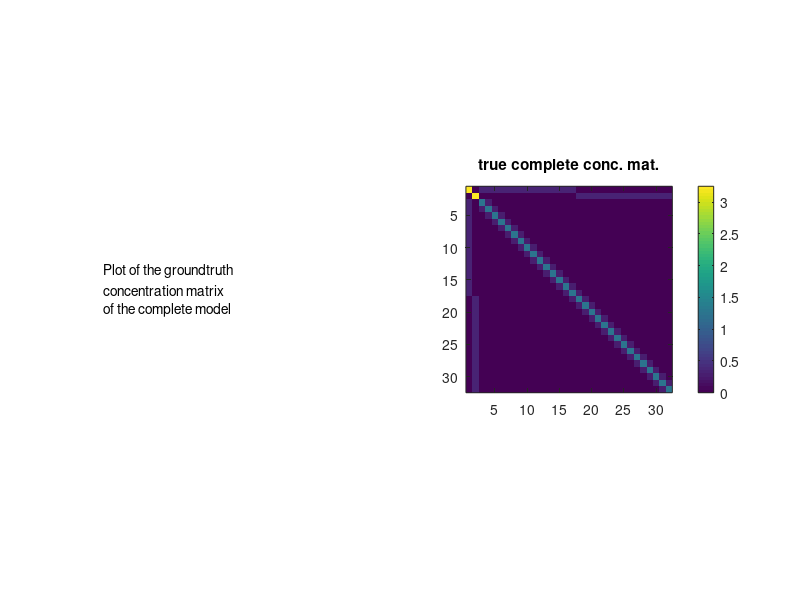
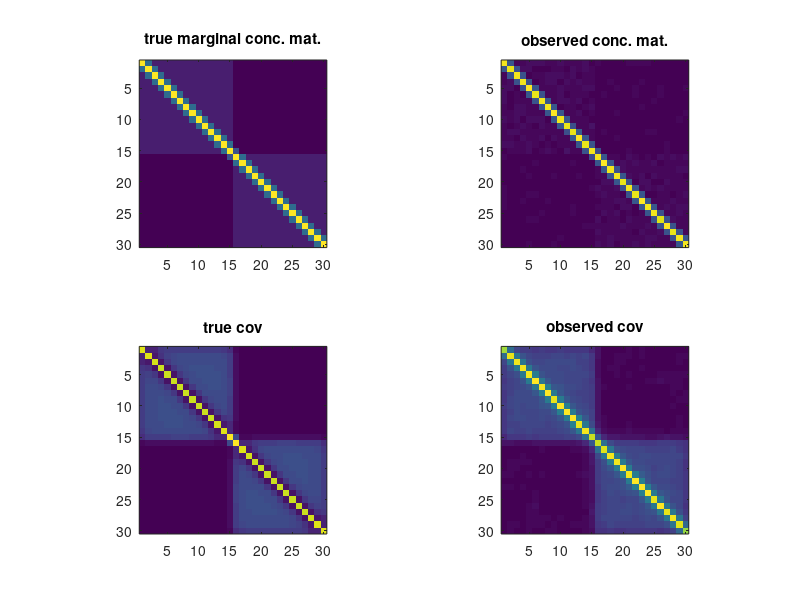

Here is the MATLAB script that generated these plots, in order:
% Toy example
% with three blocks of size resp 20,10,5

clear all; clc; close all;
%% settings

n=10000; % number of samples

ks=[15 15];


pl=length(ks); % number of latent variables
po=sum(ks);% number of observed variables

pt=po+pl;
sigma2l=.5;
sigma2lo=.8;
scale=1./sqrt(ks);
% scale=ones(1,pl);

% slo=.2; % level of sparsity on latent-observed block of conceptration mat
% soo=.2; % level of sparsity on latent-observed block of conceptration mat
%Doo=eye(po)/sigma2lo;
dd=diag(ones(1,po-1),1);
Doo=eye(po)/sigma2lo-.3*(dd+dd');
Dol=zeros(po,pl);
for i=1:pl
    if i>1
        i1=sum(ks(1:(i-1)))+1;
    else
        i1=1;
    end
    i2=i1+ks(i)-1;
    Dol(i1:i2,i)=-ones(ks(i),1)*scale(i)/sigma2lo;
end
Dll=zeros(pl);
for i=1:pl
Dll(i,i)=1/sigma2l+ks(i)*scale(i)^2/sigma2lo;
end

%% construction of the conceptration matrix
Dfull=zeros(pt);
Dfull(1:pl,1:pl)=Dll;
Dfull((pl+1):pt,(pl+1):pt)=Doo;
Dfull(1:pl,(pl+1):pt)=Dol';
Dfull((pl+1):pt,1:pl)=Dol;

Dfull=.5*(Dfull+Dfull');
Dmargo=Doo-Dol*Dol';


descr = {'Plot of the groundtruth '
    'concentration matrix';
    'of the complete model'};

figure(1);clf;
subplot(1,2,1)
axis off;
text(0,.5,descr)
pbaspect([1 1 1]);
subplot(1,2,2)
imagesc(abs(Dfull));
colorbar;
pbaspect([1 1 1]);
title('true complete conc. mat.');

if eigs(Dfull,1,'sa')<0
    error('The conceptration matrix of the complete model is not PSD \n')
end

%% sampling data
mu=zeros(1,pt); % vector of means
Xfull=mvnrnd(mu, inv(Dfull), n)';
X=Xfull((pl+1):pt,:);
S=cov(X');
% S=inv(Dmargo);

%% plotting

figure(2);clf;
subplot(2,2,1);
imagesc(abs(Dmargo));
pbaspect([1 1 1]);
title('true marginal conc. mat.');
subplot(2,2,2);
imagesc(abs(inv(S)));
pbaspect([1 1 1]);
title('observed conc. mat.');
subplot(2,2,3);
imagesc(abs(inv(Dmargo)));
pbaspect([1 1 1]);
title('true cov');
subplot(2,2,4);
imagesc(abs(S));
pbaspect([1 1 1]);
title('observed cov');


 
